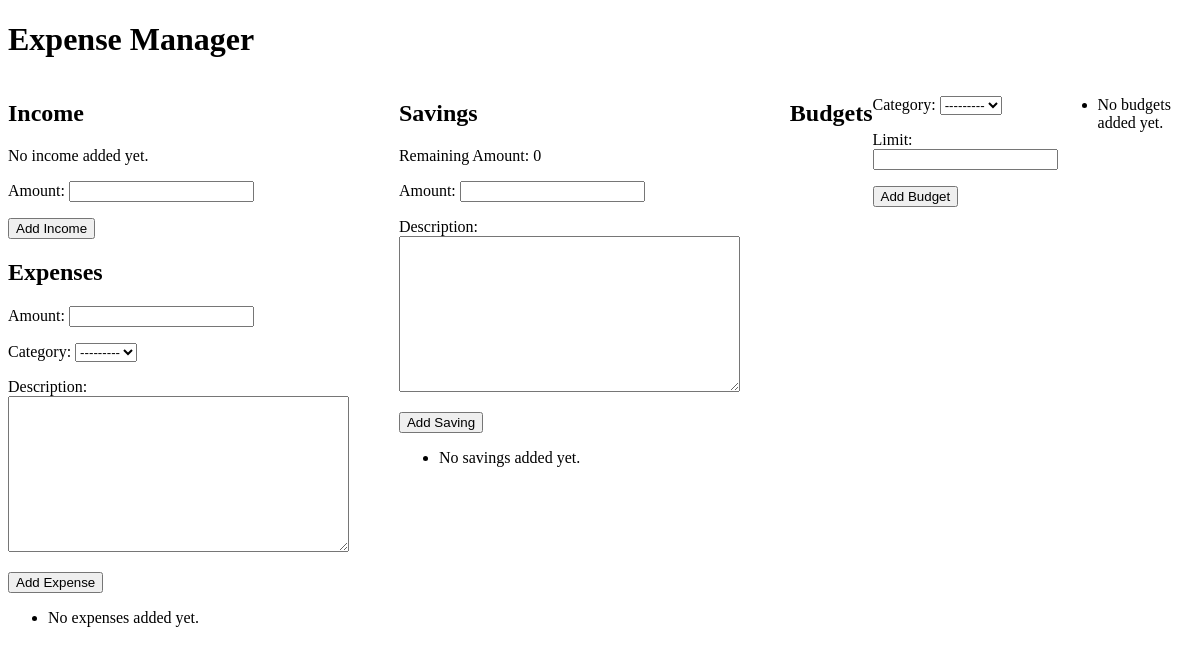
/expense (signed in), run on an earlier commit of the app's database.
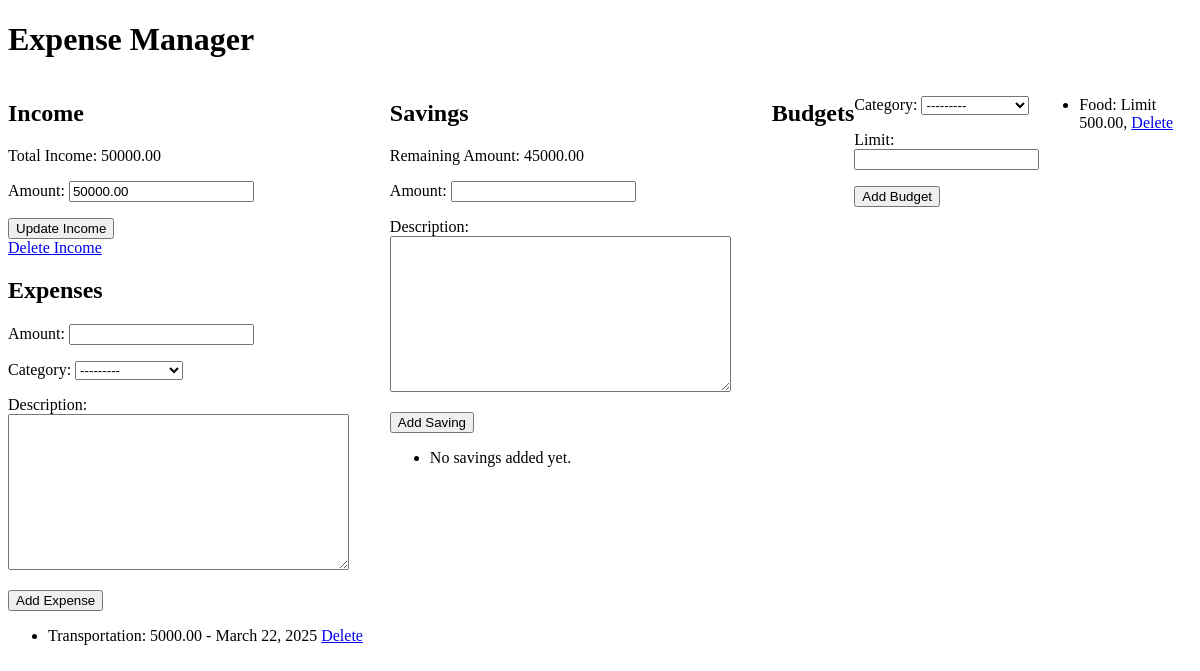
And on a later commit of the database.
### Expenses_App/models.py (models this page shows, shortened)
class Income(models.Model):
    user = models.ForeignKey(User, on_delete=models.CASCADE)
    income_id = models.AutoField(primary_key=True)
    amount = models.DecimalField(max_digits=10, decimal_places=2)
    date = models.DateField(auto_now_add=True)

class Expense(models.Model):
    user = models.ForeignKey(User, on_delete=models.CASCADE)
    exp_id = models.AutoField(primary_key=True)
    amount = models.DecimalField(max_digits=10, decimal_places=2)
    category = models.ForeignKey(ExpenseCategory, on_delete=models.CASCADE)
    date = models.DateField(auto_now_add=True)
    description = models.TextField(blank=True, null=True)

class ExpenseCategory(models.Model):
    name = models.CharField(max_length=255, unique=True)
    def __str__(self):
        return self.name

class Budget(models.Model):
    user = models.ForeignKey(User, on_delete=models.CASCADE)
    category = models.ForeignKey(ExpenseCategory, on_delete=models.CASCADE)
    limit = models.DecimalField(max_digits=10, decimal_places=2)
    class Meta:
        unique_together = ('user', 'category', )

### Expenses_App/views.py (the view, shortened to what this page needs)
# urls.py: path('expense', views.expense_manager, name='expense_manager'),
@login_required
def expense_manager(request):
    user = request.user
    income = Income.objects.filter(user=user).first()
    expenses = Expense.objects.filter(user=user).order_by('-date')
    expense_categories = ExpenseCategory.objects.all()
    savings = Saving.objects.filter(user=user).order_by('-date')
    budgets = Budget.objects.filter(user=user)
    total_expenses = expenses.aggregate(Sum('amount'))['amount__sum'] or 0
    remaining_amount = income.amount - total_expenses if income else 0
    income_form = IncomeForm(instance=income)
    expense_form = ExpenseForm()
    saving_form = SavingForm()
    budget_form = BudgetForm()
    context = {
        'income': income,
        'expenses': expenses,
        'expense_categories': expense_categories,
        'savings': savings,
        'budgets': budgets,
        'total_expenses': total_expenses,
        'remaining_amount': remaining_amount,
        'income_form': income_form,
        'expense_form': expense_form,
        'saving_form': saving_form,
        'budget_form': budget_form,
    }
    return render(request, 'expense_manager.html', context)

### Expenses_App/forms.py
class IncomeForm(forms.ModelForm):
    class Meta:
        model = Income
        fields = ['amount']

class ExpenseForm(forms.ModelForm):
    class Meta:
        model = Expense
        fields = ['amount', 'category', 'description']

### templates/expense_manager.html (shortened to what this page needs)
{% extends 'base.html' %}  {% block content %}
  <h1>Expense Manager</h1>
  <div style="display: flex;">
    <div style="width: 50%;">
      <h2>Income</h2>
      {% if income %}
        <p>Total Income: {{ income.amount }}</p>
        <form method="post" action="{% url 'expense_manager' %}">
          {{ income_form.as_p }}
          <button type="submit" name="income_submit">Update Income</button>
        </form>
        <a href="{% url 'delete_income' income.income_id %}">Delete Income</a>
      {% else %}
        <p>No income added yet.</p>
        <form method="post" action="{% url 'expense_manager' %}">
          {{ income_form.as_p }}
          <button type="submit" name="income_submit">Add Income</button>
        </form>
      {% endif %}
      <h2>Expenses</h2>
      <form method="post" action="{% url 'expense_manager' %}">
        {{ expense_form.as_p }}
        <button type="submit" name="expense_submit">Add Expense</button>
      </form>
      <ul>
        {% for expense in expenses %}
          <li>
            {{ expense.category.name }}: {{ expense.amount }} - {{ expense.date }}
            <a href="{% url 'delete_expense' expense.exp_id %}">Delete</a>
          </li>
        {% empty %}
          <li>No expenses added yet.</li>
        {% endfor %}
      </ul>
    </div>
     <div style="width: 50%;">
        <h2>Savings</h2>
        <p>Remaining Amount: {{ remaining_amount }}</p>
        <form method="post" action="{% url 'expense_manager' %}">
            {{ saving_form.as_p }}
            <button type="submit" name="saving_submit">Add Saving</button>
        </form>
        <ul>
            {% for saving in savings %}
                <li>
                    {{ saving.date }}: {{ saving.amount }} - {{ saving.description }}
                    <a href="{% url 'delete_saving' saving.id %}">Delete</a>
                </li>
            {% empty %}
                <li>No savings added yet.</li>
            {% endfor %}
        </ul>
    </div>
        <h2>Budgets</h2>
        <form method="post" action="{% url 'expense_manager' %}">
            {{ budget_form.as_p }}
            <button type="submit" name="budget_submit">Add Budget</button>
        </form>
        <ul>
            {% for budget in budgets %}
                <li>
                    {{ budget.category.name }}: Limit {{ budget.limit }},
                    <a href="{% url 'delete_budget' budget.id %}">Delete</a>
                </li>
            {% empty %}
                <li>No budgets added yet.</li>
            {% endfor %}
        </ul>
{% endblock %}

### templates/base.html (shortened to what this page needs)
<!DOCTYPE html>
<html>
<head>
</head>
<body>
    {% block content %}
    {% endblock %}
</body>
</html>

What changed in the data, as far as the page shows it:
added Income: amount "50000.00"
added Expense: category.name "Transportation", amount "5000.00", date "March 22, 2025"
added Budget: category.name "Food", limit "500.00"
Also different on the page:
{{ remaining_amount }}: "0" → "45000.00"
text no longer shown: "No income added yet. Add Income No expenses added yet. No budgets added yet."
text now shown: "Total Income: Update Income Delete Income"
